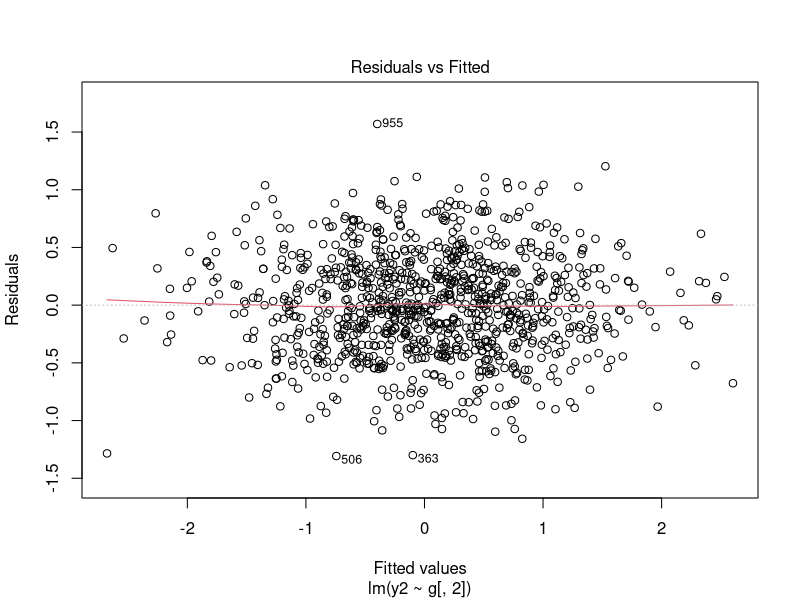
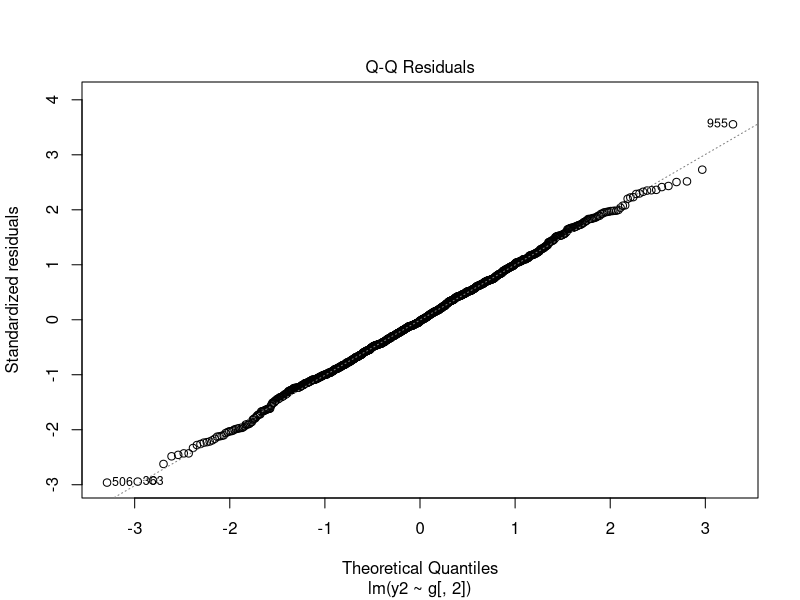
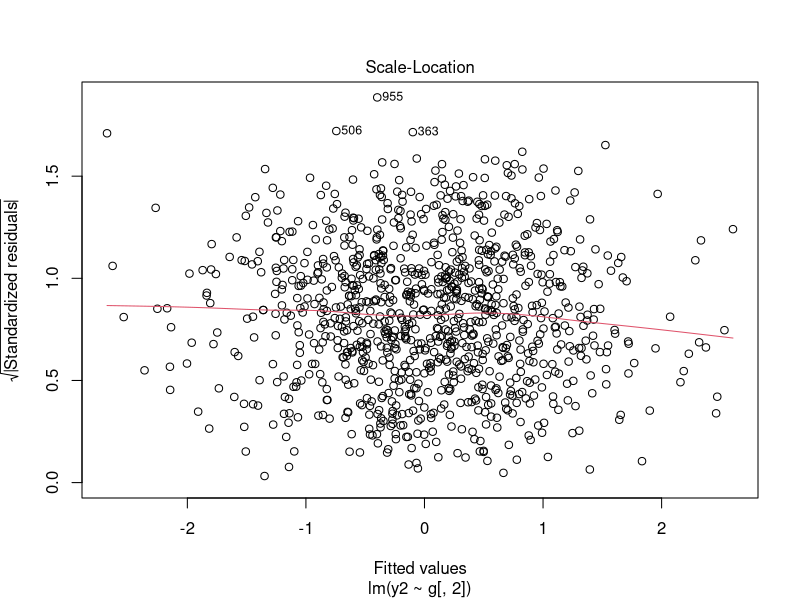
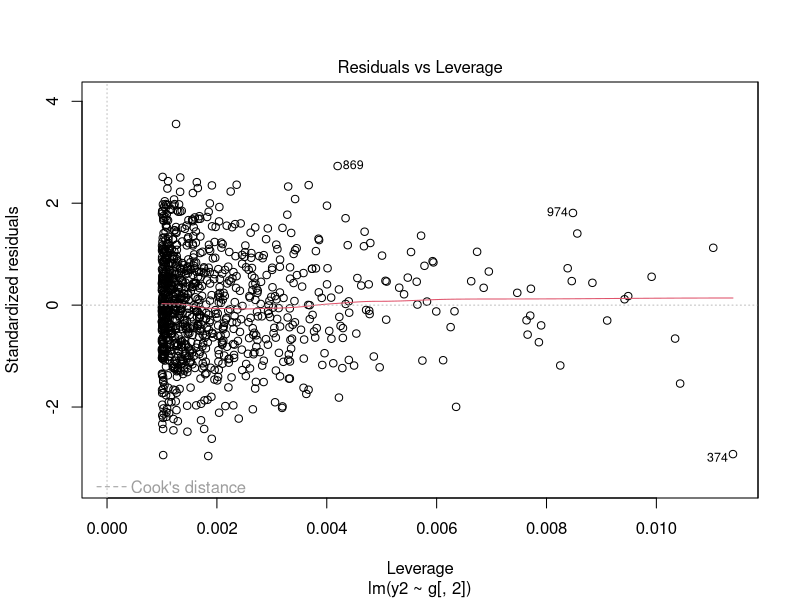
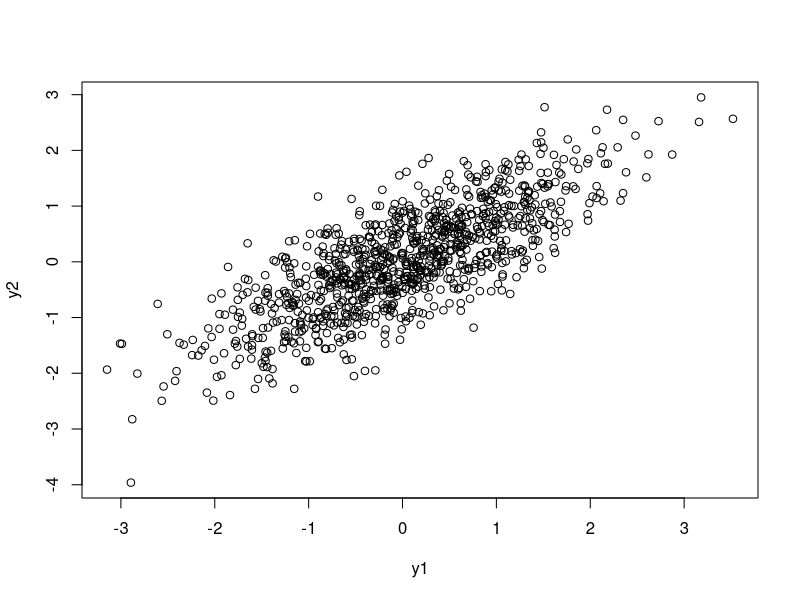
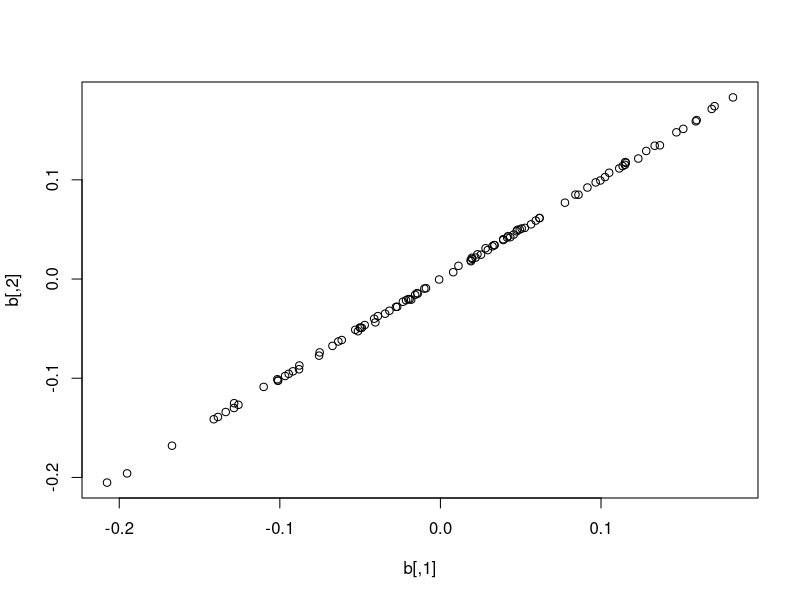
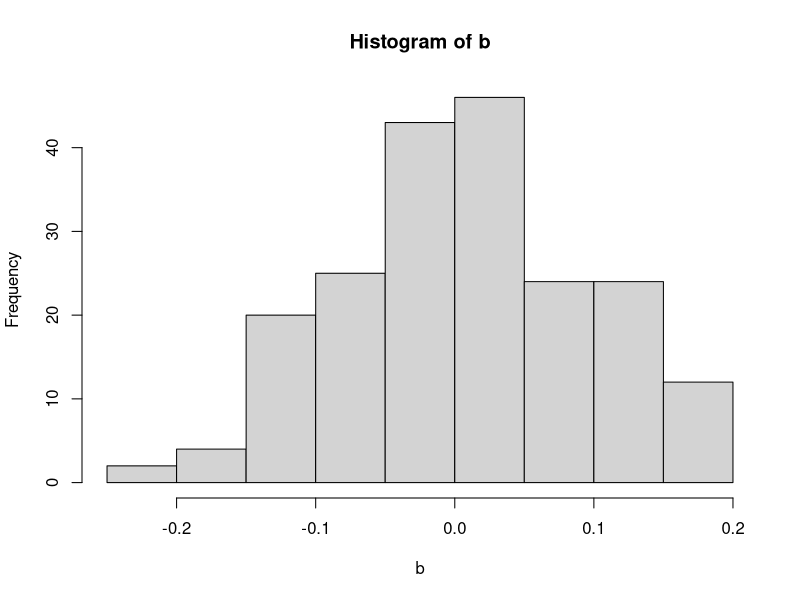
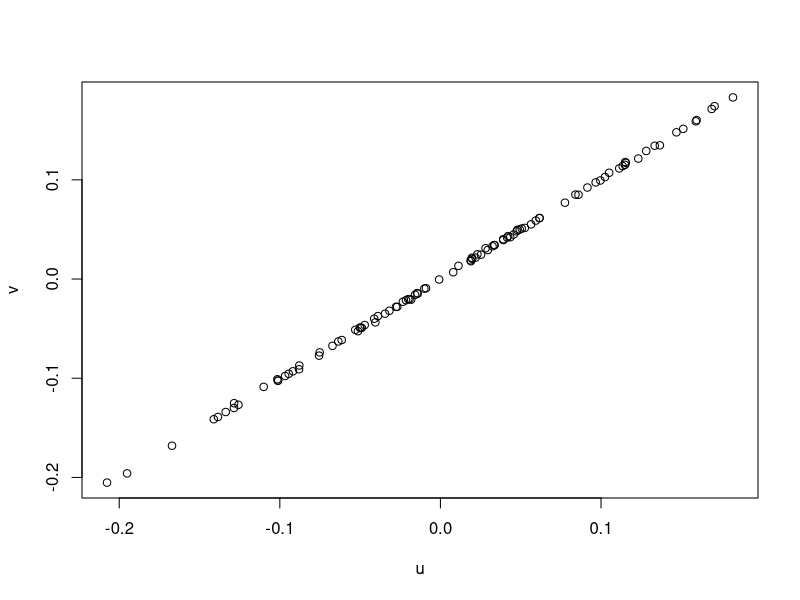

The R source for these figures, in order: (Note: this script raises an error after producing the figures.)
## 12/02/16 Meeting

## basic simulation of a phenotype
N = 1000 #Number of individuals
h2_1 = 0.8 #Heritability score in environment 1
h2_2 = 0.8 #Heritability score in environment 2 #This was later changed to simulate phenotypes in different environments with a correlation of 1 (no GxE-interactions).
e_1 = (1 - h2_1) #Environment 1 contribution
e_2 = (1 - h2_2) #Environment 2 contribution
g1 <- rnorm(N, 0, sd=sqrt(h2_1)) #Generating 1000 genotypes randomly from a normally distributed population using Heritability score 1
e1 <- rnorm(N, 0, sd=sqrt(e_1)) #Generating 1000 environmental scores randomly from a normally distributed population Environmental score 1
g2 <- rnorm(N, 0, sd=sqrt(h2_2))#Generating 1000 genotypes randomly from a normally distributed population using Heritability score 2
e2 <- rnorm(N, 0, sd=sqrt(e_2)) #Generating 1000 environmental scores randomly from a normally distributed population Environmental score 2
y1 <- g1 + e1 #Generating 1000 phenotypes randomly from the 1st normally-distributed-randomly-generated-genotype-envirotype-compiled population
y2 <- g2 + e2 #Generating 1000 phenotypes randomly from the 2nd normally-distributed-randomly-generated-genotype-envirotype-compiled population

library(MASS) #Loading a software program to allow R to perform multivariate analyses on the data
rg <- 0.9999          # simulated genetic correlation between the two populations
cov_g <- rg * sqrt(h2_1) * sqrt(h2_2)   # genetic covariance. ## The covariance is the product of the correlation and the standard deviations of each population
cov_g
gmat <- matrix(c(h2_1, cov_g, cov_g, h2_2),2,2) # genetic variance-covariance matrix with the heritability diagonally opposite and the covariances diagonally opposite
emat <- matrix(c(1-h2_1, 0, 0, 1-h2_2),2,2) # Why are there zero's here? Is it because you're assuming that the environments are independant from each other, and hence there's no covariance?
g <- mvrnorm(N,c(0,0),gmat) #A multivariate normal distribution of the genotype matrix. This is asking R to randomly generate N genotypes, while each time duplicating a close approximation of each
#selection for the purpose of producing 2 nearly identical genotypes at a time, 1000 times.
#to simulate testing the population in two different environments
e <- mvrnorm(N, c(0,0),emat) #A multivariate normal distrubution of the environment matrix. This is asking R to randomly generate N environments, while each time duplicating a close approximation of each selection to simulate testing the population in two different environments
y1 <- g[,1] + e[,1] #This is generating a phenotype based on the data from all rows of the first column of the g matrix. Before the comma is the 'row' information. So for this example
#R will take the information from all rows and calculate a phenotype for each one. It will take the information from the first column (the effect score).
y2 <- g[,2] + e[,2] #Same as above for environment and genotype two, which in this example is the same, since the heritability is the same.

summary(lm(y1 ~ g[,1])) #What does g[,1] mean here?
summary(lm(y2 ~ g[,2])) #Same question.

plot(lm(y2 ~ g[,2]))

help(c) #Combines values into a vector or list.
gmat
emat




head(g)
e
help(mvrnorm)
y1
y2

plot(y1, y2)


## SNP-level
M=100 #Simulated number of SNPs?
bmat <- gmat/M #an effect score matrix based on the genotype matrix averaged over 100 SNPs?
bmat
b <- mvrnorm(M, c(0,0),bmat) #Simulating 100 individual SNP effects from a random distrubtion of effects based on the average effect size (bmat), twice (one for each relevantly similar pair of individuals split into two environments - with the same heritability) - the different environments are the 'two (possibly correlated) vectors'?? Is bmat the sd in this example??
head(bmat)
head(b)

plot(b) #The reason this looks like a straight line is because the heritability is the same for each population, hence the covariance is ~1.
hist(b)
u <- (b[,1]) #I just made these up, just assigning a name to each population. I made a histogram of each of these and saw again that they were *very similar.
v <- (b[,2]) #I got a warm fuzzy feeling when I did this and understood what I was doing (i.e. I was creating a vector based on N rows from column 1 and 2 of the bmat matrix respectively)
plot(u, v) #Should've realised this would be identical to 'plot(b)' except that I gave names to each axis.

help(matrix)

snpdata <- matrix(0,N,M) #creating an empty (0) matrix with N rows, and M columns.
for(i in 1:M){
  snpdata[,i] <- rbinom(N,2,0.4)
}
#This for loop is creating i values from 1 to M (no. of columns), where i is N number of paired (rbinom) values at 0.4 frequency??
#In other words it is assigning randomly 2 alleles to 1000 individuals, based on a SNP frequency of 0.4??
#0.4 is half the simulated heritability??
#snpdata is now a collection of 2N alleles distributed randomly based on a SNP frequency of 0.4.
head(snpdata)

snpdata <- scale(snpdata)# This is standardizing the distribution of alleles. By scaling the data, you shift the mean to zero by, literally, taking it away from each data point. Then what's left over is the variance, so by dividing each data point by the sd, 
g1 <- snpdata %*% b[,1]
g2 <- snpdata %*% b[,2]

help(scale)

g1

y1 <- g1 + e[,1]
y2 <- g2 + e[,2]

summary(lm(y1~snpdata[,1]))
summary(lm(y2~snpdata[,1]))




data <- data.frame(y,g,e)
head(data)

var(g)/var(y)
plot(g, y)

## we will now do this differently and break g down into the effects of each SNP marker
# creating SNP data
M = 10
SNP1 <- rbinom(N,2,0.4)
SNP2 <- rbinom(N,2,0.4)
SNP3 <- rbinom(N,2,0.4)
SNP4 <- rbinom(N,2,0.4)
SNP5 <- rbinom(N,2,0.4)
SNP6 <- rbinom(N,2,0.4)
SNP7 <- rbinom(N,2,0.4)
SNP8 <- rbinom(N,2,0.4)
SNP9 <- rbinom(N,2,0.4)
SNP10 <- rbinom(N,2,0.4)
snp_data <- data.frame(SNP1,SNP2,SNP3,SNP4,SNP5,SNP6,SNP7,SNP8,SNP9,SNP10)
head(snp_data)
hist(snp_data[,1])
mean(snp_data[,1])  # = 2 * frequency
dim(snp_data)

# creating effect sizes for each marker
b <- rnorm(M, 0, sd = sqrt(h2/M))

# predicting from each marker
g1 = scale(SNP1) * b[1]
g2 = scale(SNP2) * b[2]
g3 = scale(SNP3) * b[3]
g4 = scale(SNP4) * b[4]
g5 = scale(SNP5) * b[5]
g6 = scale(SNP6) * b[6]
g7 = scale(SNP7) * b[7]
g8 = scale(SNP8) * b[8]
g9 = scale(SNP9) * b[9]
g10 = scale(SNP10) * b[10]
data = data.frame(snp_data, g1,g2,g3,g4,g5,g6,g7,g8,g9,g10)

# creating a phenotype from the marker predictions plus environment
g = g1 + g2 + g3 + g4 + g5 + g6 + g7 + g8 + g9 + g10
e <- rnorm(N, 0 , sd = sqrt(1-var(g)))
y = g + e
data <- data.frame(y,g,g1,g2,g3,g4,g5,g6,g7,g8,g9,g10,e)
var(g)
hist(y)
plot(g, y)


### homework
N = 1000      # what does this mean
M = 1000      # what does this mean
h2=0.8        # define this
snpdata <- matrix(0,N,M)  # describe what I am doing here

# what is going on here?
for(i in 1:1000){
  snpdata[,i] <- rbinom(N,2,0.4)
}

# why am I scaling the data
snpdata <- scale(snpdata)

# what is going on here?
b <- rnorm(M,0,sd = sqrt(h2/M))

# and here?
g <- snpdata %*% b

# what are these values?
e <- rnorm(N,0, sd = sqrt(1-h2))

# what is the variance of y, the variance of g, and the variance of e?
y = g + e
